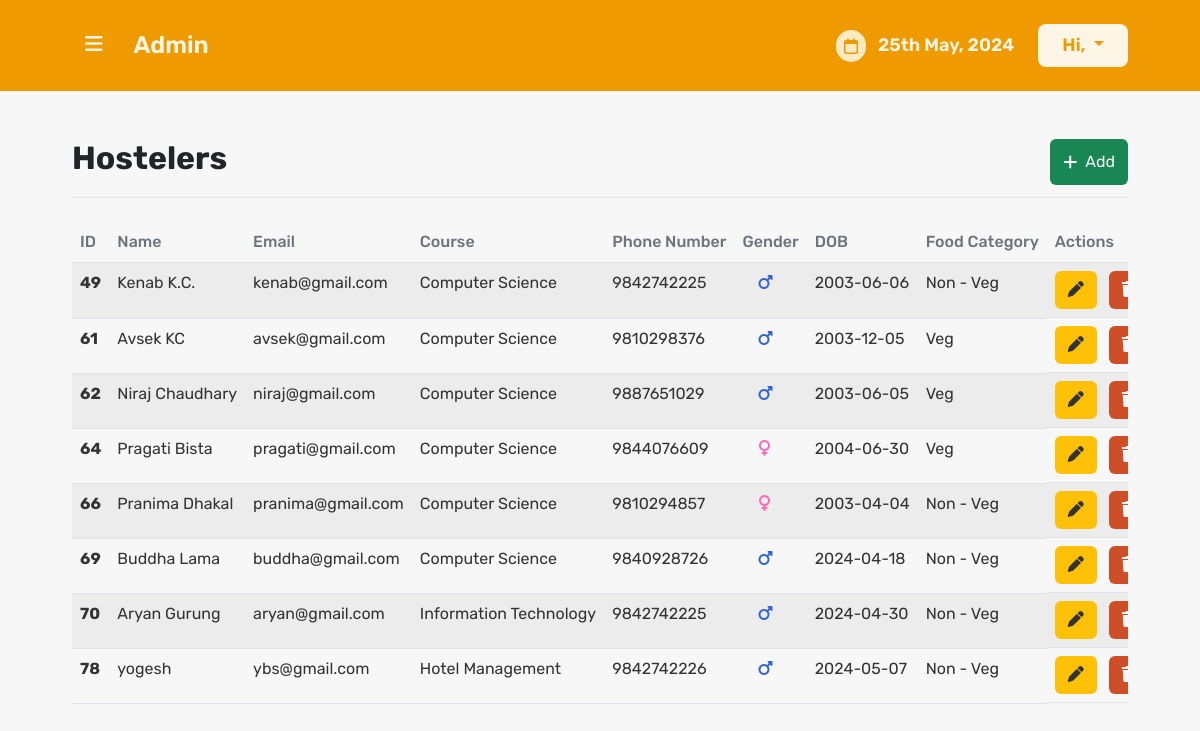
Before: /html/admin-panel/client.php with the older database file.
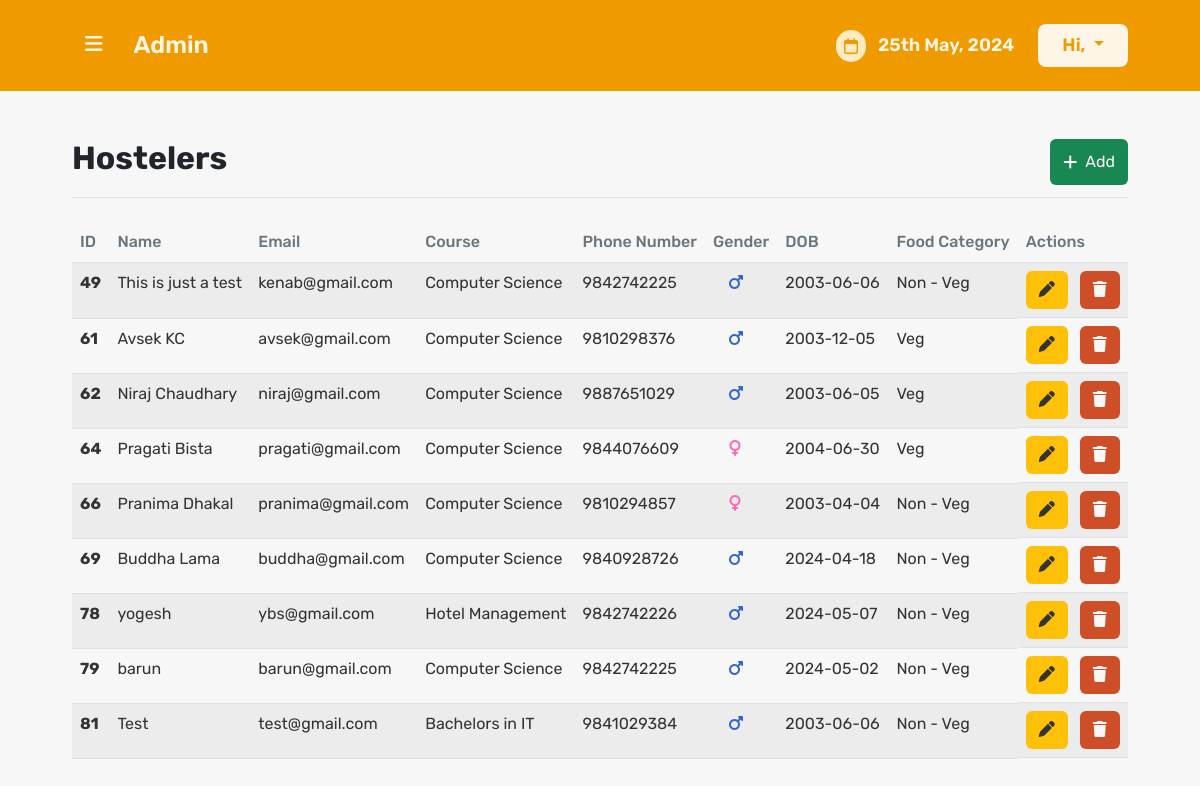
After: the same page with the newer database file.
### tables this page shows
CREATE TABLE `users` (
  `id` int(11) NOT NULL,
  `name` varchar(255) NOT NULL,
  `email` varchar(255) NOT NULL,
  `gender` varchar(10) NOT NULL,
  `course` varchar(100) NOT NULL,
  `password` varchar(255) NOT NULL,
  `phone_number` varchar(15) NOT NULL,
  `dob` date NOT NULL,
  `guardian_name` varchar(255) NOT NULL,
  `guardian_phone_number` varchar(15) NOT NULL,
  `guardian_citizen` varchar(255) NOT NULL,
  `guardian_type` varchar(50) NOT NULL,
  `food_category` varchar(10) NOT NULL,
  `status` varchar(255) NOT NULL,
  `created_at` timestamp NOT NULL DEFAULT current_timestamp(),
  `approved` varchar(10) DEFAULT NULL
);

### html/admin-panel/client.php (the view, shortened to what this page needs)
<!DOCTYPE html>
<html lang="en">
<head>
  <link rel="stylesheet" href="../../assets/css/style.css" />
  <link rel="stylesheet" href="https://cdn.jsdelivr.net/npm/swiper@11/swiper-bundle.min.css" />
</head>
<body>
  <header id="header">
    <nav class="navbar navbar-expand-lg navbar-dark bg-primary pb-24 pt-24">
      <div class="container justify-content-between">
        <div class="d-flex justify-content-center gap-18 align-items-center">
          <button class="btn text-primary-tint" type="button" data-bs-toggle="offcanvas"
            data-bs-target="#offcanvasExample" aria-controls="offcanvasExample">
            <i class="fa-solid fa-bars font-20"></i>
          </button>
          <h3 class="text-gamma fw-semibold m-0 text-primary-tint">Admin</h3>
        </div>
        <div id="navbarNavAltMarkup" class="d-flex gap-24 align-items-center">
          <div class="header-time d-flex gap-12 align-items-center">
            <i class="fa-regular text-primary-tint p-8 bg-primary-tint--1 text-primary rounded-5 fa-calendar"></i>
            <?php
          $date = date("jS F, Y");
          echo "<p class='fw-semibold m-0 text-primary-tint font-18'>$date</p>"
        ?>
          </div>
          <div class="navbar-nav fw-medium">
            <?php
              include '../../db_connection.php';
              $id =  $_SESSION['id'];
              $sql = "SELECT * FROM admin WHERE id='$id'";
              $query = mysqli_query($conn, $sql);
              if($query) {
                echo "
                <div class='dropdown'>
  <a type='button' data-bs-toggle='dropdown' aria-expanded='false' class='nav-link dropdown-toggle btn-5 px-24 rounded-3'>Hi, $name</a>
  <ul class='dropdown-menu rounded-3'>
    <li class='d-flex gap-8 align-items-center justify-content-center'><i class='fa-solid text-primary fa-power-off'></i> <a class='logout-link text-gray-600 text-decoration-none' href='../../index.php'>Logout</a></li>
  </ul>
</div>
                ";
            } else {
                echo "User";
            }
            ?>
          </div>
        </div>
      </div>
    </nav>
  </header>
  <main>
    <section class="dashboard">
      <div class="container">
        <div class="dashboard-content">
          <div
            class="dashboard-header border-bottom border-text-gray-600 border-1 pb-12 mb-24 d-flex justify-content-between">
            <h2 class="text-beta-1">Hostelers</h2>
            <a href="./add-client.php" class="btn btn-add d-flex align-items-center">
              <i class="fa-solid fa-plus me-8"></i> Add
            </a>
          </div>
          <div class="dashboard-student-list">
            <div class="dashboard-student-list-body" style="overflow-x: auto">
              <table class="table table-striped text-nowrap">
                <thead>
                  <tr class="text-nowrap">
                    <th class="text-gray-600 fw-medium" scope="col">ID</th>
                    <th class="text-gray-600 fw-medium" scope="col">Name</th>
                    <th class="text-gray-600 fw-medium" scope="col">Email</th>
                    <th class="text-gray-600 fw-medium" scope="col">Course</th>
                    <th class="text-gray-600 fw-medium" scope="col">
                      Phone Number
                    </th>
                    <th class="text-gray-600 fw-medium" scope="col">Gender</th>
                    <th class="text-gray-600 fw-medium" scope="col">DOB</th>
                    <th class="text-gray-600 fw-medium" scope="col">
                      Food Category
                    </th>
                    <th class="text-gray-600 fw-medium" scope="col">
                      Actions
                    </th>
                  </tr>
                </thead>
                <tbody>
                  <?php
                  $sql = "SELECT * FROM users where approved= 'Yes'";
                  $query = mysqli_query($conn, $sql);
                  while($result = mysqli_fetch_assoc($query)) {
                  $genderClass = '';
                  if($result['gender'] == 'Male'){
                    $genderClass = 'fa-solid fa-mars text-male';
                  } elseif($result['gender'] == 'Female') {
                    $genderClass = 'fa-solid fa-venus text-female';
                  }
                    echo "<tr>
                    <th scope='row'>".$result['id']."</th>
                    <td>".$result['name']."</td>
                    <td>".$result['email']."</td>
                    <td>".$result['course']."</td>
                    <td>".$result['phone_number']."</td>
                    <td class='ps-24'><i class='".$genderClass."'></i></td>
                    <td>".$result['dob']."</td>
                    <td>".$result['food_category']."</td>
                    <td class='d-flex gap-12'>
                    <a  href='./edit-client.php?id=$result[id]' class='btn btn-edit bg-warning text-black'>
                      <i class='fa-solid fa-pen'> </i>
                    </a>
                    <button onclick='deleteClient()' class='btn btn-delete bg-danger text-white'>
                      <i class='fa-solid fa-trash'></i>
                    </button>
                  </td>
                  </tr>
                  ";
                  }
?>
                </tbody>
              </table>
            </div>
          </div>
        </div>
      </div>
    </section>
  </main>
</body>
</html>

Changed rows visible on the page:
removed users: id "70", name "Aryan Gurung", email "aryan@gmail.com", course "Information Technology", phone_number "9842742225", dob "2024-04-30", food_category "Non - Veg"
changed users "kenab@gmail.com": name "Kenab K.C." → "This is just a test"
added users: id "79", name "barun", email "barun@gmail.com", course "Computer Science", phone_number "9842742225", dob "2024-05-02", food_category "Non - Veg"
added users: id "81", name "Test", email "test@gmail.com", course "Bachelors in IT", phone_number "9841029384", dob "2003-06-06", food_category "Non - Veg"
